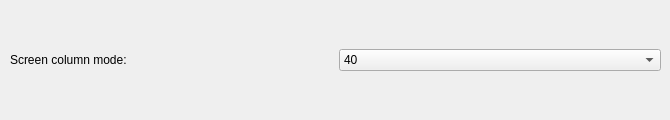
                  <widget class="QWidget" name="tabC128">
                   <attribute name="title">
                    <string>C128</string>
                   </attribute>
                   <widget class="QWidget" name="verticalLayoutWidget">
                    <property name="geometry">
                     <rect>
                      <x>10</x>
                      <y>10</y>
                      <width>651</width>
                      <height>101</height>
                     </rect>
                    </property>
                    <layout class="QVBoxLayout" name="verticalLayout_4">
                     <item>
                      <layout class="QHBoxLayout" name="horizontalLayout_4">
                       <item>
                        <widget class="QLabel" name="label_4">
                         <property name="text">
                          <string>Screen column mode:</string>
                         </property>
                        </widget>
                       </item>
                       <item>
                        <widget class="QComboBox" name="cmbColumns">
                         <item>
                          <property name="text">
                           <string>40</string>
                          </property>
                         </item>
                         <item>
                          <property name="text">
                           <string>80</string>
                          </property>
                         </item>
                        </widget>
                       </item>
                      </layout>
                     </item>
                    </layout>
                   </widget>
                  </widget>
